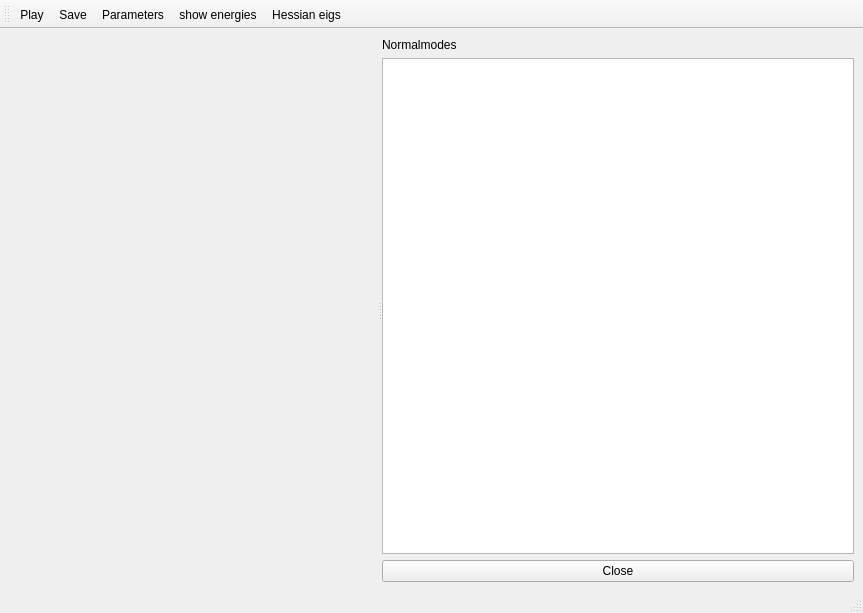
<?xml version="1.0" encoding="UTF-8"?>
<ui version="4.0">
 <class>MainWindow</class>
 <widget class="QMainWindow" name="MainWindow">
  <property name="geometry">
   <rect>
    <x>0</x>
    <y>0</y>
    <width>863</width>
    <height>613</height>
   </rect>
  </property>
  <property name="windowTitle">
   <string>Normalmode Browser</string>
  </property>
  <widget class="QWidget" name="centralwidget">
   <layout class="QHBoxLayout" name="horizontalLayout">
    <item>
     <widget class="QSplitter" name="splitter">
      <property name="orientation">
       <enum>Qt::Horizontal</enum>
      </property>
      <widget class="QWidget" name="verticalLayoutWidget_2">
       <layout class="QVBoxLayout" name="verticalLayout_2">
        <item>
         <widget class="MPLWidget" name="mplwidget" native="true">
          <property name="sizePolicy">
           <sizepolicy hsizetype="Expanding" vsizetype="Maximum">
            <horstretch>0</horstretch>
            <verstretch>0</verstretch>
           </sizepolicy>
          </property>
          <property name="minimumSize">
           <size>
            <width>0</width>
            <height>0</height>
           </size>
          </property>
          <property name="maximumSize">
           <size>
            <width>16777215</width>
            <height>300</height>
           </size>
          </property>
         </widget>
        </item>
        <item>
         <widget class="Show3DWithSlider" name="view3D" native="true">
          <property name="sizePolicy">
           <sizepolicy hsizetype="MinimumExpanding" vsizetype="MinimumExpanding">
            <horstretch>0</horstretch>
            <verstretch>0</verstretch>
           </sizepolicy>
          </property>
          <property name="minimumSize">
           <size>
            <width>200</width>
            <height>200</height>
           </size>
          </property>
         </widget>
        </item>
       </layout>
      </widget>
      <widget class="QWidget" name="verticalLayoutWidget">
       <layout class="QVBoxLayout" name="verticalLayout">
        <item>
         <widget class="QLabel" name="label">
          <property name="text">
           <string>Normalmodes</string>
          </property>
         </widget>
        </item>
        <item>
         <widget class="QListWidget" name="listNormalmodes"/>
        </item>
        <item>
         <widget class="QPushButton" name="pushClose">
          <property name="text">
           <string>Close</string>
          </property>
         </widget>
        </item>
       </layout>
      </widget>
     </widget>
    </item>
   </layout>
  </widget>
  <widget class="QMenuBar" name="menubar">
   <property name="geometry">
    <rect>
     <x>0</x>
     <y>0</y>
     <width>863</width>
     <height>25</height>
    </rect>
   </property>
  </widget>
  <widget class="QStatusBar" name="statusbar"/>
  <widget class="QToolBar" name="toolBar">
   <property name="windowTitle">
    <string>toolBar</string>
   </property>
   <attribute name="toolBarArea">
    <enum>TopToolBarArea</enum>
   </attribute>
   <attribute name="toolBarBreak">
    <bool>false</bool>
   </attribute>
   <addaction name="actionRun"/>
   <addaction name="actionSave"/>
   <addaction name="actionParameters"/>
   <addaction name="actionShow_energies"/>
   <addaction name="actionHessian_eigs"/>
  </widget>
  <action name="actionRun">
   <property name="checkable">
    <bool>true</bool>
   </property>
   <property name="icon">
    <iconset resource="resources.qrc">
     <normaloff>:/icons/icons/run.png</normaloff>
     <normalon>:/icons/icons/run.png</normalon>
     <disabledoff>:/icons/icons/run.png</disabledoff>:/icons/icons/run.png</iconset>
   </property>
   <property name="text">
    <string>Play</string>
   </property>
  </action>
  <action name="actionSave">
   <property name="icon">
    <iconset resource="resources.qrc">
     <normaloff>:/icons/icons/save.png</normaloff>:/icons/icons/save.png</iconset>
   </property>
   <property name="text">
    <string>Save</string>
   </property>
  </action>
  <action name="actionParameters">
   <property name="icon">
    <iconset resource="resources.qrc">
     <normaloff>:/icons/icons/preferences.png</normaloff>:/icons/icons/preferences.png</iconset>
   </property>
   <property name="text">
    <string>Parameters</string>
   </property>
  </action>
  <action name="actionShow_energies">
   <property name="checkable">
    <bool>true</bool>
   </property>
   <property name="text">
    <string>show energies</string>
   </property>
   <property name="toolTip">
    <string>&lt;html&gt;&lt;head/&gt;&lt;body&gt;&lt;p&gt;Show a plot of the energies.  Note the energy will only agree with the harmonic approximation if the metric tensor is the identity.  Click the button &amp;quot;Hessian eigs&amp;quot; to make the energies agree.&lt;/p&gt;&lt;/body&gt;&lt;/html&gt;</string>
   </property>
  </action>
  <action name="actionHessian_eigs">
   <property name="checkable">
    <bool>true</bool>
   </property>
   <property name="text">
    <string>Hessian eigs</string>
   </property>
   <property name="toolTip">
    <string>&lt;html&gt;&lt;head/&gt;&lt;body&gt;&lt;p&gt;Show the Hessian eigenvalues and eigenvectors instead of the normal modes. These will be different if the metric tensor is not the identity (e.g. if with curvilinear coordinates like angle-axis).&lt;/p&gt;&lt;/body&gt;&lt;/html&gt;</string>
   </property>
  </action>
 </widget>
 <customwidgets>
  <customwidget>
   <class>Show3DWithSlider</class>
   <extends>QWidget</extends>
   <header>pele.gui.show3d_with_slider.h</header>
   <container>1</container>
  </customwidget>
  <customwidget>
   <class>MPLWidget</class>
   <extends>QWidget</extends>
   <header>pele.gui.ui.mplwidget.h</header>
   <container>1</container>
  </customwidget>
 </customwidgets>
 <resources>
  <include location="resources.qrc"/>
 </resources>
 <connections>
  <connection>
   <sender>pushClose</sender>
   <signal>clicked()</signal>
   <receiver>MainWindow</receiver>
   <slot>close()</slot>
   <hints>
    <hint type="sourcelabel">
     <x>680</x>
     <y>565</y>
    </hint>
    <hint type="destinationlabel">
     <x>858</x>
     <y>430</y>
    </hint>
   </hints>
  </connection>
 </connections>
</ui>
